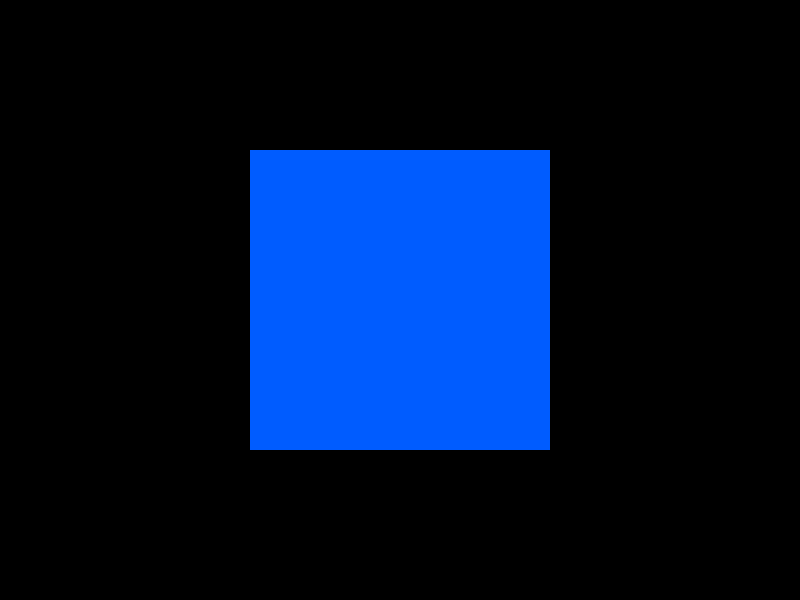
Frame 1 (no input)
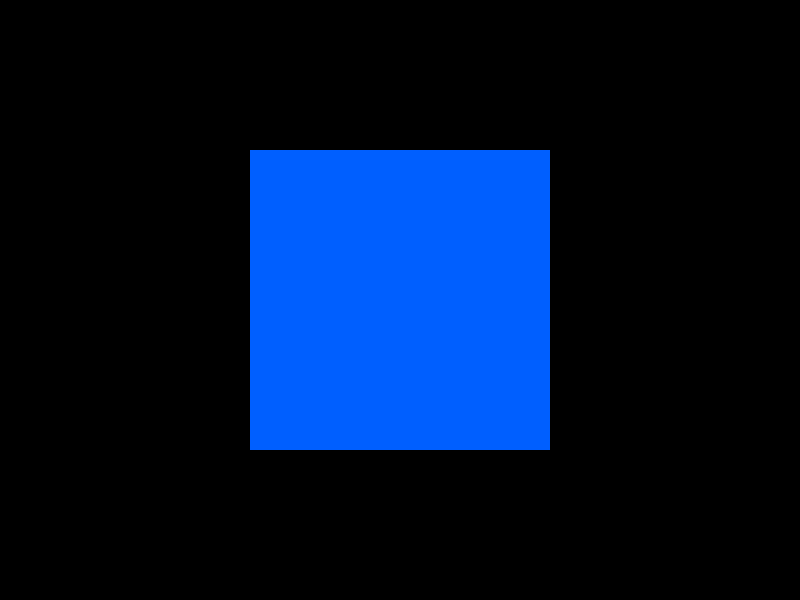
Frame 60 (the mouse pressed at the canvas centre just before this capture)
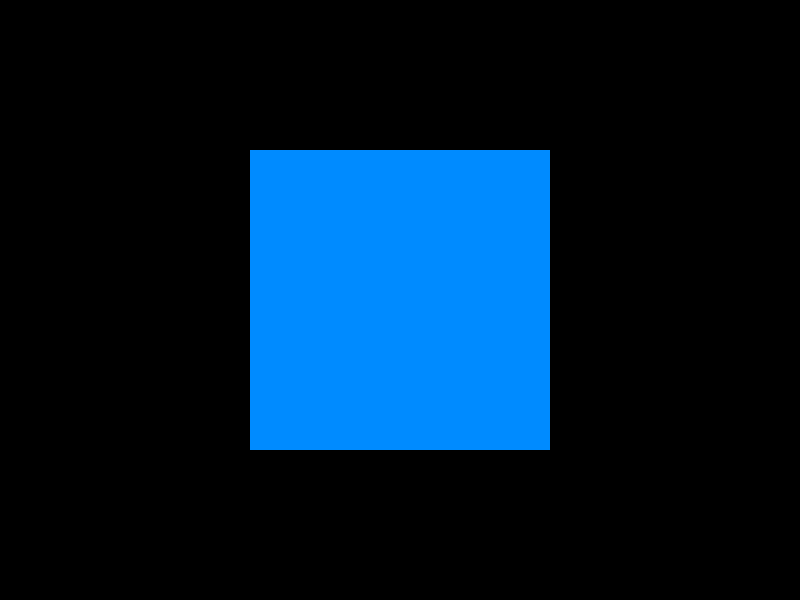
Frame 120 (the mouse held since frame 60 and released just before this capture)

The Processing sketch that drew these frames (run headless with seeded random() and noise(); from frame 60 on, the mouse is pressed at the canvas centre):

// Processing sketch: sketch_03_noise_color_transition
// ── sketch_03_noise_color_transition.pde
float noise_param = 0;

void setup(){
 size(800,600);
 noStroke();
 colorMode(HSB);
 rectMode(CENTER);
 background(0);
  
}


void draw(){
    
    float hue = noise(noise_param)*255;
    fill(hue,255,255);
    rect(width/2,height/2,300,300);
    noise_param += frameCount*0.00001;
    
}
